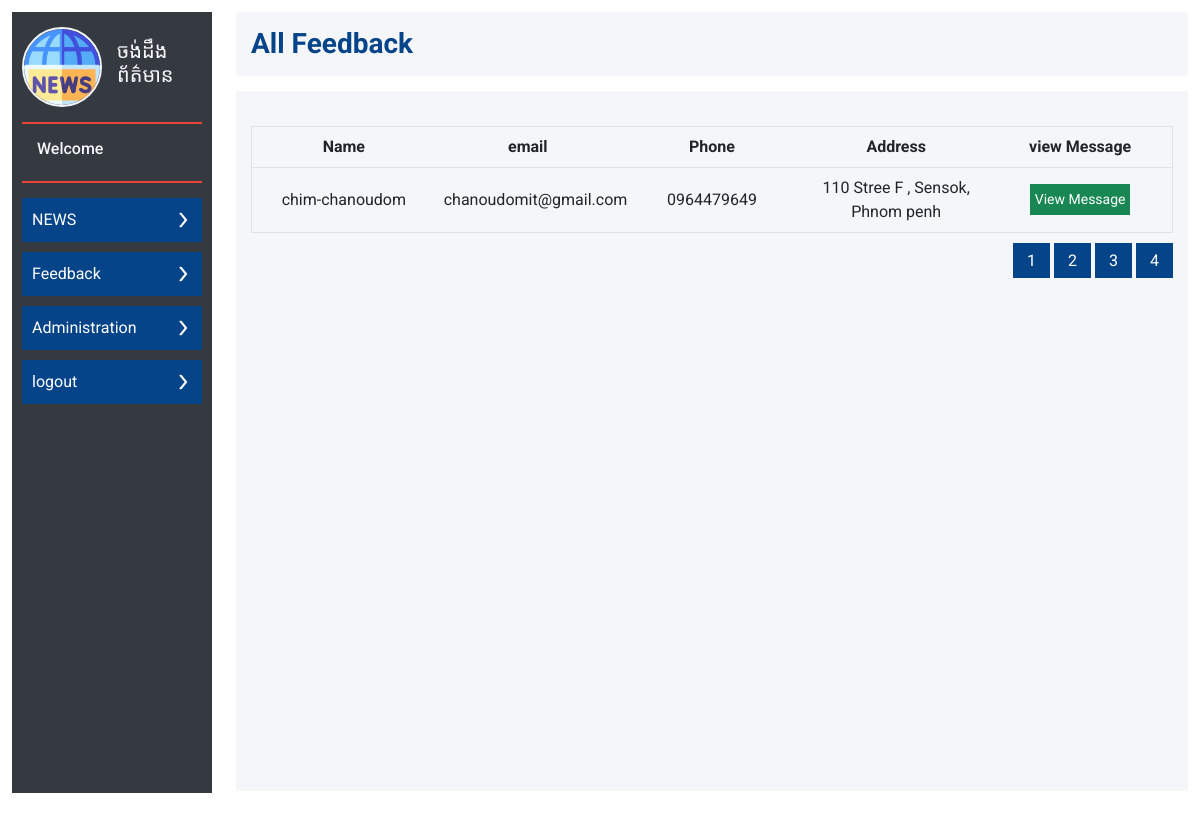
The page /admin/view-feedback.php on the database its author committed.
### tables this page shows
CREATE TABLE `tbl_feedback` (
  `user_id` int NOT NULL AUTO_INCREMENT,
  `username` varchar(255) NOT NULL,
  `email` varchar(255) NOT NULL,
  `phone` varchar(20) DEFAULT NULL,
  `address` varchar(255) DEFAULT NULL,
  `message` text,
  `create_at` timestamp NOT NULL DEFAULT CURRENT_TIMESTAMP,
  `update_at` timestamp NOT NULL DEFAULT CURRENT_TIMESTAMP ON UPDATE CURRENT_TIMESTAMP,
  PRIMARY KEY (`user_id`),
  CONSTRAINT `tbl_feedback_ibfk_1` FOREIGN KEY (`user_id`) REFERENCES `tbl_user` (`user_id`)
);

### admin/view-feedback.php (the view, shortened to what this page needs)
<?php
include('sidebar.php');
function getAllNews()
{
    $conn = new mysqli('localhost', 'root', '**aa12345', 'msc');
    $selectNews = "SELECT * FROM msc.tbl_feedback order by user_id DESC;";
    $result = $conn->query($selectNews);
    while ($row = $result->fetch_assoc()) {
        echo '
                <tr>
                    <td>' . $row['username'] . '</td>
                    <td>' . $row['email'] . '</td>
                    <td>' . $row['phone'] . '</td>
                    <td>' . $row['address'] . '</td>
                    <td width="150px">
                        <button type="button" username="' . $row['username'] . '" message="' . $row['message'] . '" class="btn btn-success btn-remove" data-bs-toggle="modal" data-bs-target="#viewmessage">
                            View Message
                        </button>
                    </td>
                </tr>
            ';
    }
}
?>
<div class="col-10">
    <div class="content-right">
        <div class="top">
            <h3>All Feedback</h3>
        </div>
        <div class="bottom view-post">
            <figure>
                <form method="post" enctype="multipart/form-data">
                    <table class="table text-center align-middle" border="1px" style="table-layout: fixed;">
                        <tr>
                            <th>Name</th>
                            <th>email</th>
                            <th>Phone</th>
                            <th>Address</th>
                            <th>view Message</th>
                        </tr>
                        <?php getAllNews() ?>
                    </table>
                    <ul class="pagination">
                        <li>
                            <a href="">1</a>
                            <a href="">2</a>
                            <a href="">3</a>
                            <a href="">4</a>
                        </li>
                    </ul>
                </form>
            </figure>
        </div>
    </div>
</div>
</div>
</div>
</main>
</body>
</html>

### admin/assets/style/theme.css (style rules this page uses)
:root { --black : #343A40; --orange : #EA4335; --blue : #064489; --white : #FFFFFF; --blur-gray : #F4F6F9; }
* { font-family: 'Roboto', sans-serif !important; }
a { text-decoration: none !important; }
.col-10 { flex: 0 0 auto; width: 81.333333% !important; }
.admin .content-right .bottom , .admin .content-right .top { padding: 15px; margin-bottom: 15px; background-color: var(--blur-gray); }
.admin .content-right .top h3 { color: var(--blue); margin-bottom: 0px; font-weight: bold; }
.admin .content-right .bottom { min-height: 87.5vh; }
.admin .content-right .bottom button { border-radius: 0px; }
.admin .content-right .view-post .btn { padding: 4px; font-size: 14px; border-radius: 0px; }
.admin .content-right .view-post .pagination { display: flex; justify-content: flex-end; }
.admin .content-right .view-post .pagination a { color: var(--white); padding: 8px 14px; background-color: var(--blue); }

### rows shown on the page
tbl_feedback: username "chim-chanoudom", email "chanoudomit@gmail.com", phone "0964479649", address "110 Stree F , Sensok, Phnom penh"
